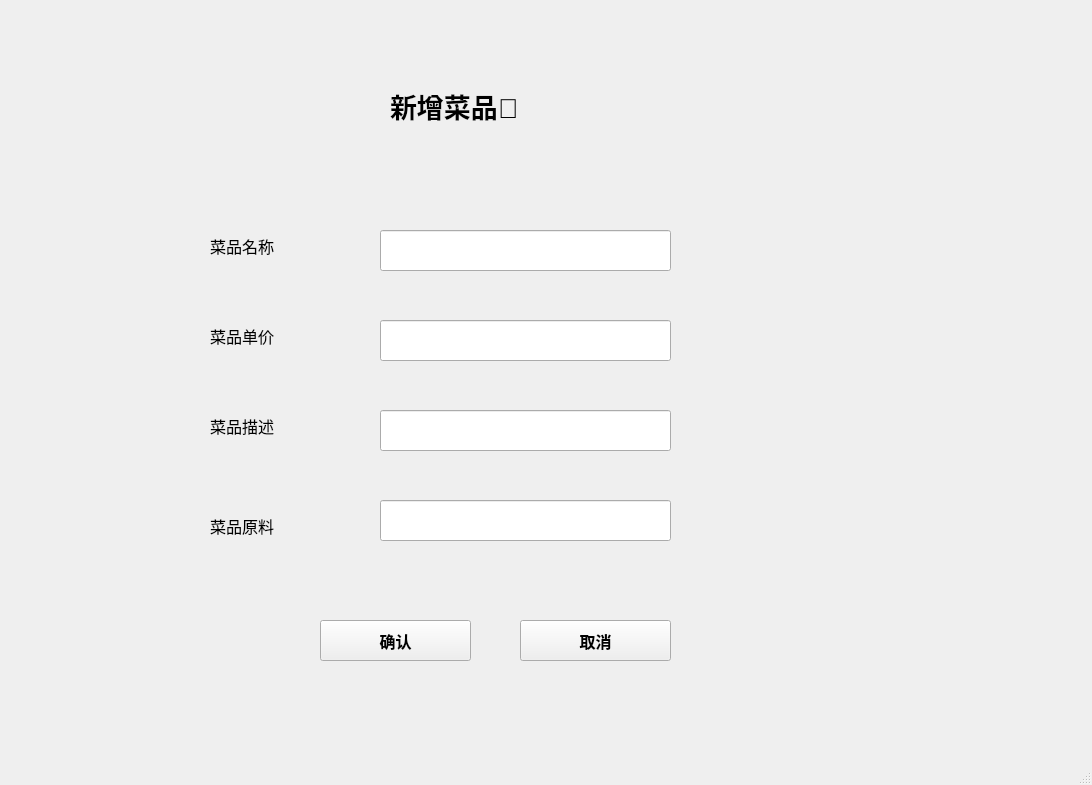
<?xml version="1.0" encoding="UTF-8"?>
<ui version="4.0">
 <class>InputDishInfoWindow</class>
 <widget class="QMainWindow" name="InputDishInfoWindow">
  <property name="geometry">
   <rect>
    <x>0</x>
    <y>0</y>
    <width>1092</width>
    <height>785</height>
   </rect>
  </property>
  <property name="windowTitle">
   <string>MainWindow</string>
  </property>
  <widget class="QWidget" name="centralwidget">
   <widget class="QLabel" name="label">
    <property name="geometry">
     <rect>
      <x>390</x>
      <y>60</y>
      <width>241</width>
      <height>91</height>
     </rect>
    </property>
    <property name="font">
     <font>
      <pointsize>20</pointsize>
      <weight>75</weight>
      <bold>true</bold>
     </font>
    </property>
    <property name="text">
     <string>新增菜品🍖</string>
    </property>
   </widget>
   <widget class="QLabel" name="label_2">
    <property name="geometry">
     <rect>
      <x>210</x>
      <y>220</y>
      <width>111</width>
      <height>51</height>
     </rect>
    </property>
    <property name="font">
     <font>
      <pointsize>12</pointsize>
     </font>
    </property>
    <property name="text">
     <string>菜品名称</string>
    </property>
   </widget>
   <widget class="QLabel" name="label_3">
    <property name="geometry">
     <rect>
      <x>210</x>
      <y>310</y>
      <width>111</width>
      <height>51</height>
     </rect>
    </property>
    <property name="font">
     <font>
      <pointsize>12</pointsize>
     </font>
    </property>
    <property name="text">
     <string>菜品单价</string>
    </property>
   </widget>
   <widget class="QLabel" name="label_4">
    <property name="geometry">
     <rect>
      <x>210</x>
      <y>400</y>
      <width>111</width>
      <height>51</height>
     </rect>
    </property>
    <property name="font">
     <font>
      <pointsize>12</pointsize>
     </font>
    </property>
    <property name="text">
     <string>菜品描述</string>
    </property>
   </widget>
   <widget class="QLabel" name="label_5">
    <property name="geometry">
     <rect>
      <x>210</x>
      <y>500</y>
      <width>111</width>
      <height>51</height>
     </rect>
    </property>
    <property name="font">
     <font>
      <pointsize>12</pointsize>
     </font>
    </property>
    <property name="text">
     <string>菜品原料</string>
    </property>
   </widget>
   <widget class="QLineEdit" name="dishNameLineEdit">
    <property name="geometry">
     <rect>
      <x>380</x>
      <y>230</y>
      <width>291</width>
      <height>41</height>
     </rect>
    </property>
   </widget>
   <widget class="QLineEdit" name="dishCostLineEdit">
    <property name="geometry">
     <rect>
      <x>380</x>
      <y>320</y>
      <width>291</width>
      <height>41</height>
     </rect>
    </property>
   </widget>
   <widget class="QLineEdit" name="dishDescriptionLineEdit">
    <property name="geometry">
     <rect>
      <x>380</x>
      <y>410</y>
      <width>291</width>
      <height>41</height>
     </rect>
    </property>
   </widget>
   <widget class="QLineEdit" name="dishGradientLineEdit">
    <property name="geometry">
     <rect>
      <x>380</x>
      <y>500</y>
      <width>291</width>
      <height>41</height>
     </rect>
    </property>
   </widget>
   <widget class="QPushButton" name="confirmButton">
    <property name="geometry">
     <rect>
      <x>320</x>
      <y>620</y>
      <width>151</width>
      <height>41</height>
     </rect>
    </property>
    <property name="font">
     <font>
      <pointsize>12</pointsize>
      <weight>75</weight>
      <bold>true</bold>
     </font>
    </property>
    <property name="text">
     <string>确认</string>
    </property>
   </widget>
   <widget class="QPushButton" name="cancelButton">
    <property name="geometry">
     <rect>
      <x>520</x>
      <y>620</y>
      <width>151</width>
      <height>41</height>
     </rect>
    </property>
    <property name="font">
     <font>
      <pointsize>12</pointsize>
      <weight>75</weight>
      <bold>true</bold>
     </font>
    </property>
    <property name="text">
     <string>取消</string>
    </property>
   </widget>
  </widget>
  <widget class="QMenuBar" name="menubar">
   <property name="geometry">
    <rect>
     <x>0</x>
     <y>0</y>
     <width>1092</width>
     <height>30</height>
    </rect>
   </property>
  </widget>
  <widget class="QStatusBar" name="statusbar"/>
 </widget>
 <resources/>
 <connections/>
</ui>
